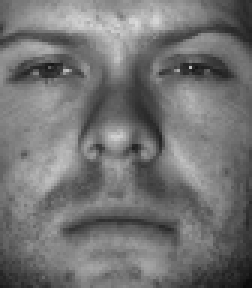
#> input picture databases/yaleFaces/resize/yaleB01_P00A+005E-10.pgm, 84 x 96 px, found by its file name (shown 3 times larger); its folder holds 4 pictures in this run
$ jupyter execute --allow-errors PCA.ipynb
#> lines starting #> are read from the running program, lines starting #| are printed output that depends on the picture
# PCA

## 0. 简介

PCA（principal component analysis）即主成分分析，是一种无监督学习方法。其目标是找到原空间中的__低维子空间__，或是其正交基。PCA同时求原数据点在该低维子空间中的投影，以及将该投影重新映射回原空间。

对于给定的居中化数据$\{X_i\}_{i=1}^n$与低维子空间的（标准）正交基W，我们希望原数据点投影后尽量保持在原空间中的信息，即数据点尽量离散，__方差之和取得最大__。即求解以下优化目标：

$$
arg\max_W \sum_{i=1}^n \frac{1}{n-1}||W^Tx_i||_2^2
$$

即

$$
arg\max_W \frac{1}{n-1}W^TXX^TW
$$

其中$\frac{1}{n-1}XX^T$即为数据集X的协方差矩阵。该矩阵对角线上为每个维度的方差，其他位置为不同维度间的协方差。应用拉格朗日乘子法可知W为此__协方差矩阵的特征向量__组成的矩阵时可取得目标函数的最大值。为了压缩数据，W仅取对应特征值前k大的特征向量，即W的大小为$d\times{k}$，其中d为原空间维度，而k为目标低维子空间维度。

使用最小投影距离也可得到相同的目标函数。对于维度较高而样本量较少的数据集（即d很大但n较小），如人脸数据集等图像数据，计算大小为$d\times{d}$的协方差矩阵的特征向量是极为耗时的，然而计算大小为$n\times{n}$的内积矩阵，即$X^TX$就容易很多。SVD（singular value decomposition，奇异值分解）即可用__内积矩阵的特征值__完成数据的降维，而将低维子空间中的数据点映回原空间则仍需要求解协方差矩阵的特征向量。

## 1. PCA的实现

__实验环境__: Red Hat 6.4, Python 3.6.5 (Anaconda), Jupyter

### 1.1 PCA的算法流程

该实现使用了两种方法：__EVD（特征值分解）__与__SVD（奇异值分解）__。后一种仅将数据点映射到低维子空间，而不求解子空间的（标准正交）基或其重新向原空间的映射。使用EVD的PCA算法流程为：

1. 求每一维度上数据集的均值，并减去这一均值，使得数据居中化；
2. 求该输入矩阵的协方差矩阵，即$\frac{1}{n-1}XX^T$；
3. 求协方差矩阵的特征值；
4. 将特征向量按特征值大小排序，并取前k个，k即目标低维子空间的维度；
5. 将特征向量组成的矩阵记为U。标准化U，此即低维子空间的标准正交基。$U^TX$即为数据点在子空间上的投影；
6. $UU^TX$为低维投影在原空间上的映射，并加上步骤1中所得均值以复原。

使用SVD的PCA降维算法流程为：

1. 数据居中化；
2. 求内积矩阵，即为$\frac{1}{d-1}X^TX$；
3. 求内积矩阵的特征值；
4. 将特征向量按特征值大小排序，并取前k个，k即目标低维子空间的维度；
5. 将前k个特征值的平方根排列为对角阵，记为S；
6. $SV^T$即为原数据点的降维表示。

若使用SVD，进一步地，$USV^T$可将数据点映射回原空间，但需要求解协方差矩阵地特征值。

[cell 1]
import numpy as np
import math

def pca(X, k, method="EVD") :
    # Centralize
    X = np.array(X)
    Xmean = np.mean(X, axis=1)
    X = X - Xmean.T[:,np.newaxis]

    n = X.shape[1]
    d = X.shape[0]
    if method == 'EVD' :
        C = 1/(n-1) * np.matmul(X, X.T)    #covariance matrix
        e, U = np.linalg.eig(C)    #eigen value/vectors of C
        idx = e.argsort()[::-1]
        U = U[:,idx[:k]].real    #sort eigen vectors by eig values
        U = U / np.array([ sum([ U[j,i]**2 for j in range(d) ]) for i in range(k) ])[np.newaxis,:]
        Y = np.matmul(U.T, X)    #compress by Y = U_dxk^T X
        Xhat = np.matmul(U, Y) + Xmean.T[:,np.newaxis]    #remap by Xhat = U_dxk Y
        return Y, Xhat, U
    elif method == 'SVD' :
        D = 1/(d-1) * np.matmul(X.T, X)    #dot product matrix
        er, V = np.linalg.eig(D)
        idxr = er.argsort()[::-1]
        V = V[:,idxr[:k]].real; er = er[idxr[:k]]    #right eigen matrix
        S = np.diag([math.sqrt(abs(e)) for e in er])    #square root of eig values
        Y = np.matmul(S, V.T)    #compress by Y = S_kxk V_nxk^T
        return Y, None, None

实现PCA时需注意几个细节。1. 使用`numpy`包中的`argsort()`可方便地对特征值排序，并返回其索引。2. 注意使用`numpy.linalg`包计算特征向量时，特征向量是“列优先”的，即第i个特征向量为`U[:,i]`而非`U[i]`。

## 2. 在自定义数据集上测试

自定义一二维数据集。该数据集为__二维高斯分布__，但在$\frac{\pi}{3}$方向上方差最大，而在与之正交的方向上方差最小。

[cell 2]
import numpy as np
from matplotlib import pyplot as plt
import math


sigmas = [10, 2]
theta = math.pi / 3
d, m = 2, 40

X = []
for i in range(d) :
    X.append(np.random.normal(0, sigmas[i], m))

X = [ [ dim[i] for dim in X ] for i in range(m) ]
X = [ [math.cos(theta)*ele[0]-math.sin(theta)*ele[1], math.sin(theta)*ele[0]+math.cos(theta)*ele[1]] for ele in X ]
X = [ [ row[i] for row in X ] for i in range(d) ]

为了__综合EVD与SVD二者的效果__，我们使用EVD首先计算低维子空间的正交基，再使用SVD计算数据点在子空间的投影，最后使用子空间的基将数据点在子空间上的基映射回原空间。由于原数据集为二维，此处将其降为一维。

红色点所示即为低维数据点映射回高维（二维）的表示。红色点连线方向即为数据集的主方向。__注意SVD可能使得主方向反向。__

[cell 3]
X = np.array(X)
Xmean = np.mean(X, axis=1)    # Mean of each dimension

_, _, P = pca(X, 1, method="EVD")    # P is the map to low-D subspace
Y, _, _ = pca(X, 1, method="SVD")    # Y is the cast on low-D subspace
Xhat = np.matmul(P, Y) + Xmean.T[:,np.newaxis]


# Plot
plt.figure(figsize=(8,8))
plt.axis('equal')
plt.scatter(X[0], X[1])
_ = plt.scatter(Xhat[0], Xhat[1], color='red')
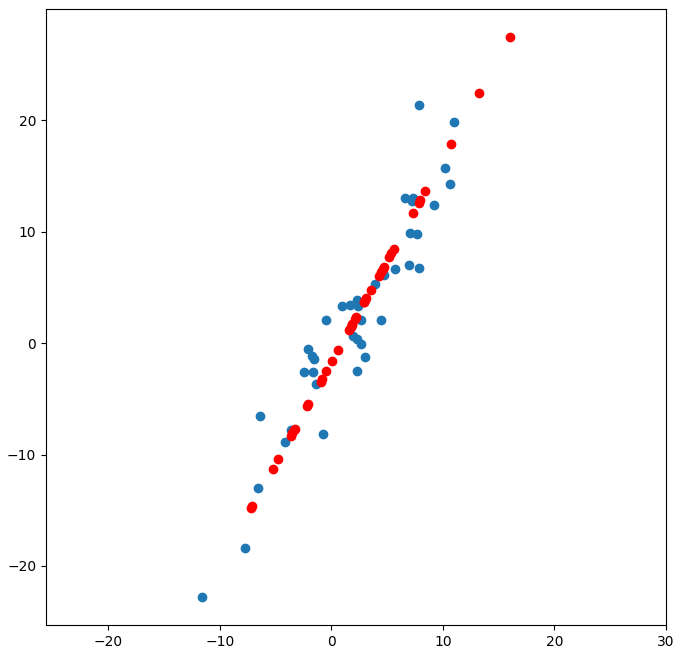
#> figure drawn by matplotlib, 1 panel
#> further down, img is the input picture: PIL image 84x96 L; min 11, max 218, mean 115.2

## 2. 在Yale人脸数据集上测试PCA

从[Yale Faces网站](http://vision.ucsd.edu/~leekc/ExtYaleDatabase/ExtYaleB.html)上获取人脸数据。首先做如下预处理：

0. 下载时选取裁剪后图像，这样便免去手工对齐人脸；
1. 从每个人的人脸图像中选取相同光照条件的图片；
2. 压缩图片至原图$\frac{1}{2}$的尺寸。由于原图像尺寸为$192\times168$，维度过高，难以处理。

### 2.1 人脸图像缩放

[cell 4]
# Scaling images DO NOT RUN AGAIN

from PIL import Image

PREFIX = "../databases/yaleFaces/"
FILENAME = "yaleB%s_P00A+005E-10.pgm"
imgIdx = ['0'+str(n) if n < 10 else str(n) for n in range(1,40)]
imgIdx.remove('14')

# Read faces as input
FHEIGHT = 192; FWIDTH = 168
X = []
#> (the rest of this cell did not finish here and is left out)

[cell 5]
from PIL import Image

PREFIX = "../databases/yaleFaces/resize/"
#> PREFIX = '../databases/yaleFaces/resize/'
#> `xi = img.reshape(HEIGHT*WIDTH, -1)`: xi = 8064 values, max 218 at index 633, min 11 at index 8061, mean 115.2
FILENAME = "yaleB%s_P00A+005E-10.pgm"
imgIdx = ['0'+str(n) if n < 10 else str(n) for n in range(1,41)]
#custom faces at 14 & 40
#imgIdx.remove('14')

# Read faces as input
HEIGHT = 96; WIDTH = 84
X = []
#> (the rest of this cell did not finish here and is left out)

### 2.2 使用低维数据重构人脸图像

将每一幅人脸图像视为一个高维数据点，对数据集内共38张人脸进行PCA。降维后对前5张人脸进行低维重建，维度分别取1、2、3、5、10、20：

[cell 6]
# A series of dimensions
ds = [1, 2, 3, 5, 10, 20, 50]
#> ds = [1, 2, 3, 5, 10, 20, 50]
Xmean = np.mean(X, axis=1)
#> Xmean = [115.2, 122, 136.6, 86.9]
Xcen = X - Xmean.T[:,np.newaxis]
#> (the rest of this cell did not finish here and is left out)

发现在1维时与__“平均脸”__差别不大。随着维度的逐渐增高，人脸开始出现肤色、眉毛、头发等特征。从__20维__重建时，人脸与原本人脸的差别已经很小。人脸的降维有着重要的实际意义，人脸识别就是其中的典型应用。一个朴素的人脸识别算法可以直接使用人脸在低维子空间中的欧式距离作为标准评判人脸的相似程度。

### 2.3 使用自定义人脸

为了有趣起见，在Yale脸数据集中混入两张光线条件不同，且五官状态不标准（闭眼）的人脸数据。对这两张人脸的重建如下图所示，重建维度为1、2、5、10、20维。可见效果略逊于Yale脸。

若训练集中无此二人脸，但使用训练所得主方向（即“特征脸”）对该人脸进行降维，重建后所得人脸极为模糊。这说明这些人脸所求的的子空间并不具有普遍性，无法直接推广到其他人脸上。也说明__在特征维度远大于样本量时，PCA也存在着过拟合现象__。

[cell 7]
PREFIX = '../databases/faces/'
FILE_PATH = ['dmt.pgm', 'hjy.pgm']
FHEIGHT = 192; FWIDTH = 168

ds = [1, 2, 5, 10, 20]

#> (the rest of this cell did not finish here and is left out)

### 2.5 特征脸

对于PCA中得到的子空间的基作图，即得到__“特征脸”__。上图展示出了前5个维度的“特征脸”。可以看出不同维度强调了人脸的不同特征。如眉毛在第2、3维度中较明显，而头发在第5维度中较明显。

[cell 8]
# Plot
plt.figure(figsize=(40,8))
#> (the rest of this cell did not finish here and is left out)

### 2.6 使用PCA进行图像压缩

若将人脸图片的每行或每列作为数据点，而不是将整个图片作为数据点，则可实现不同的功能，即__图片压缩__。下图所示的图像将原图像压缩至__10维__得到：

[cell 9]
PREFIX = "../databases/yaleFaces/"
FILENAME = "yaleB%s_P00A+005E-10.pgm"

testImg = Image.open(PREFIX+'resize/'+FILENAME%('02'))
X = np.array(testImg)

# PCA
Y, Xhat, P = pca(X, 10, method="EVD")
#> call 3 of pca, with k = 10, method = 'EVD'
#> in pca (call 3), `Xmean = np.mean(X, axis=1)`: Xmean = 96 values, max 142.6 at index 15, min 73.04 at index 6, mean 122
#> in pca (call 3), `X = X - Xmean.T[:,np.newaxis]`:
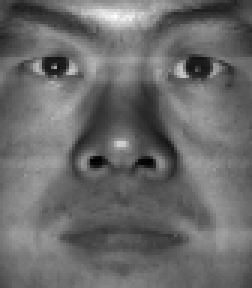
#> X: shape (96, 84) float64 (shown 3 times larger); min -117.1, max 162.1, mean 0; drawn with min black and max white
#> in pca (call 3), `C = 1/(n-1) * np.matmul(X, X.T)`:
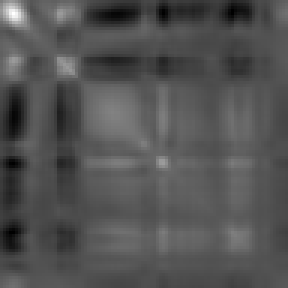
#> C: shape (96, 96) float64 (shown 3 times larger); min -2750.3, max 6054.9, mean 121.6; drawn with min black and max white
#> in pca (call 3), `idx = e.argsort()[::-1]`: idx = 96 values, max 95 at index 89, min 0 at index 0, mean 47.5
#> in pca (call 3), `Xhat = np.matmul(U, Y) + Xmean.T[:,np.newaxis]`:
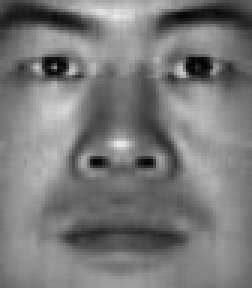
#> Xhat: shape (96, 84) float64 (shown 3 times larger); min 1.29, max 232.9, mean 122
